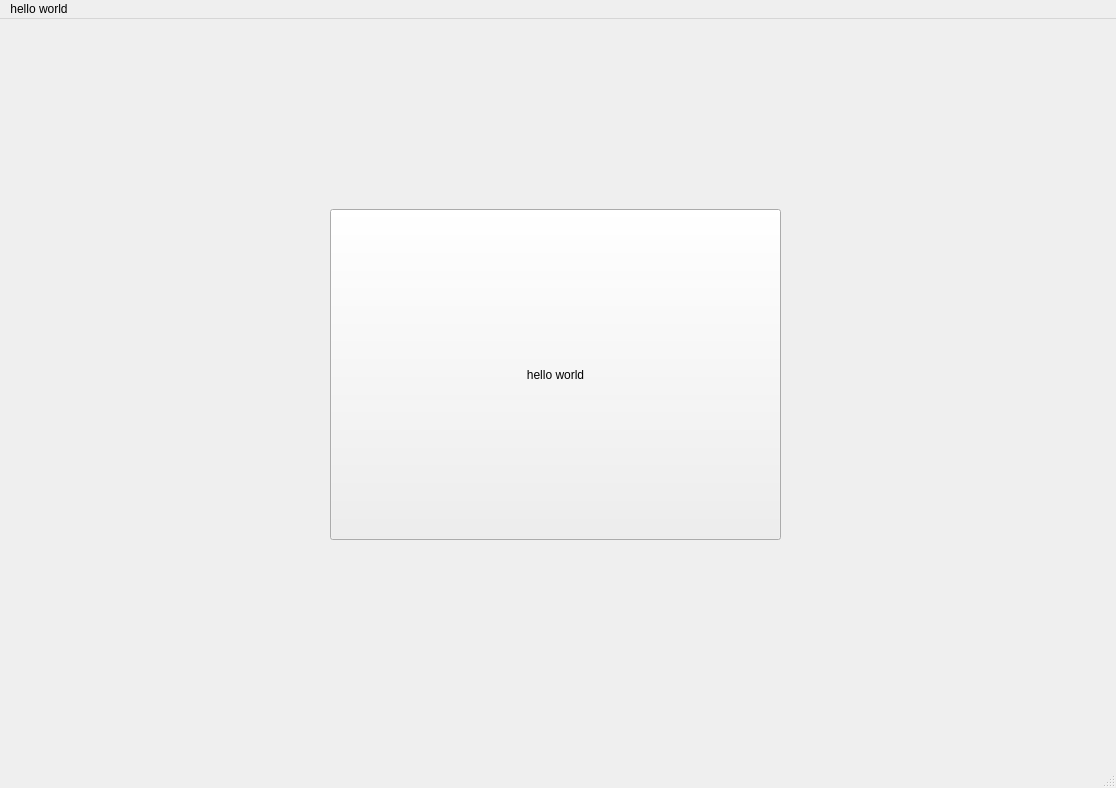
<?xml version="1.0" encoding="UTF-8"?>
<ui version="4.0">
 <class>MainWindow</class>
 <widget class="QMainWindow" name="MainWindow">
  <property name="geometry">
   <rect>
    <x>0</x>
    <y>0</y>
    <width>1116</width>
    <height>788</height>
   </rect>
  </property>
  <property name="windowTitle">
   <string>MainWindow</string>
  </property>
  <widget class="QWidget" name="centralwidget">
   <widget class="QPushButton" name="pushButton">
    <property name="geometry">
     <rect>
      <x>330</x>
      <y>190</y>
      <width>451</width>
      <height>331</height>
     </rect>
    </property>
    <property name="text">
     <string>hello world</string>
    </property>
   </widget>
  </widget>
  <widget class="QMenuBar" name="menubar">
   <property name="geometry">
    <rect>
     <x>0</x>
     <y>0</y>
     <width>1116</width>
     <height>26</height>
    </rect>
   </property>
   <widget class="QMenu" name="menuhello_world">
    <property name="title">
     <string>hello world</string>
    </property>
   </widget>
   <addaction name="menuhello_world"/>
  </widget>
  <widget class="QStatusBar" name="statusbar"/>
 </widget>
 <resources/>
 <connections/>
</ui>
